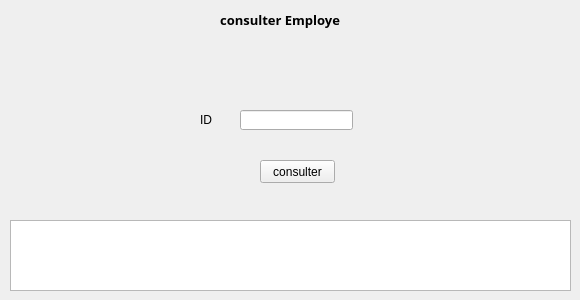
     <widget class="QWidget" name="tab_13">
      <attribute name="title">
       <string>Tab 2</string>
      </attribute>
      <widget class="QLabel" name="label_47">
       <property name="geometry">
        <rect>
         <x>210</x>
         <y>10</y>
         <width>151</width>
         <height>20</height>
        </rect>
       </property>
       <property name="font">
        <font>
         <family>Arial Black</family>
         <pointsize>10</pointsize>
         <weight>75</weight>
         <bold>true</bold>
        </font>
       </property>
       <property name="text">
        <string>   consulter Employe</string>
       </property>
      </widget>
      <widget class="QTableView" name="tableView_8">
       <property name="geometry">
        <rect>
         <x>10</x>
         <y>220</y>
         <width>561</width>
         <height>71</height>
        </rect>
       </property>
      </widget>
      <widget class="QPushButton" name="pushButton_43">
       <property name="geometry">
        <rect>
         <x>260</x>
         <y>160</y>
         <width>75</width>
         <height>23</height>
        </rect>
       </property>
       <property name="text">
        <string>consulter</string>
       </property>
      </widget>
      <widget class="QLineEdit" name="lineEdit_18">
       <property name="geometry">
        <rect>
         <x>240</x>
         <y>110</y>
         <width>113</width>
         <height>20</height>
        </rect>
       </property>
      </widget>
      <widget class="QLabel" name="label_48">
       <property name="geometry">
        <rect>
         <x>200</x>
         <y>110</y>
         <width>31</width>
         <height>20</height>
        </rect>
       </property>
       <property name="text">
        <string>ID</string>
       </property>
      </widget>
     </widget>
